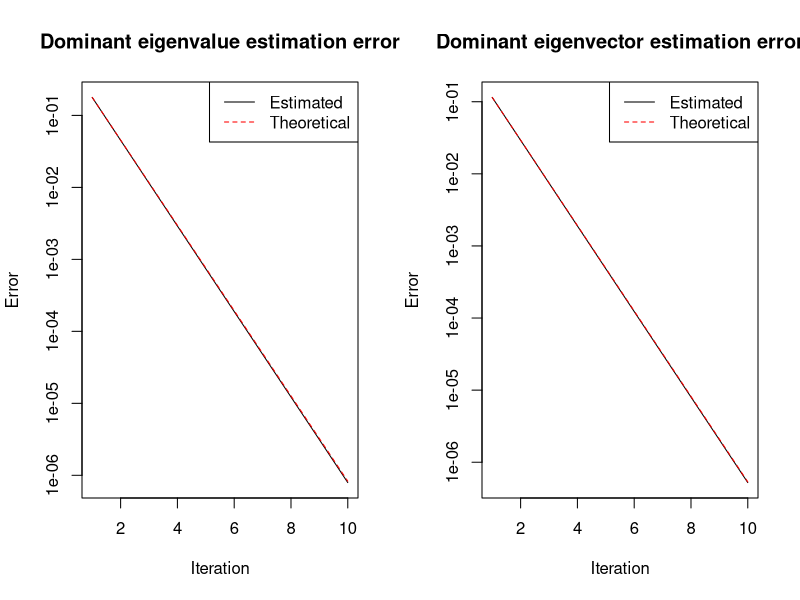

Write R code to recreate this figure.
generate_symmetric_matrix <- function(n) {
  A <- matrix(runif(n^2), nrow = n)
  A <- (A + t(A))/2  # Ensuring symmetry
  return(A)
}

# Power iteration algorithm
power_iteration <- function(A, num_iters) {
  n <- nrow(A)
  eigenvalues <- numeric(num_iters)
  eigenvectors <- matrix(0, nrow = n, ncol = num_iters)
  

  b <- runif(n)
  for (ii in 1:num_iters) {
    bnew <- A %*% b
    b <- bnew / sqrt(sum(bnew^2))
    eigval <-  t(b) %*% A %*% b
    eigenvalues[ii] <- eigval
    eigenvectors[,ii] <- b
  }
  return(list(eigenvalues = eigenvalues, eigenvectors = eigenvectors))
}

# Set parameters
n <- 5  # Size of the matrix
num_iters <- 10  # Number of iterations

# Generate a random symmetric matrix
set.seed(42)  # for reproducibility
A <- generate_symmetric_matrix(n)

generate_symmetric_matrix <- function(n) {
  A <- matrix(runif(n^2), nrow = n)
  A <- (A + t(A))/2  # Ensuring symmetry
  return(A)
}

# Run power iteration
result <- power_iteration(A, num_iters)

# Get true eigendecomposition
true_eigen <- eigen(A)
true_lead_eigval <- true_eigen$values[1]
true_lead_eigvec <- true_eigen$vectors[,1]
ratio <- true_eigen$values[2]/true_eigen$values[1]

eigvec_errs <-   numeric(num_iters)
eigval_errs <-   numeric(num_iters)
for (ii in 1:num_iters) {
  eigvec_errs[ii] <- min( sum((result$eigenvectors[,ii] - true_lead_eigvec)^2)^(.5), sum((-result$eigenvectors[,ii] - true_lead_eigvec)^2)^(.5))
  eigval_errs[ii] <- min( abs(result$eigenvalues[ii] - true_lead_eigval), abs(result$eigenvalues[ii] + true_lead_eigval) )**.5
}


par(mfrow = c(1, 2))
plot(1:num_iters, eigval_errs, log = "y", type = "l", xlab = "Iteration", ylab = "Error", main = "Dominant eigenvalue estimation error")
lines(1:num_iters, eigval_errs[1] * ratio ^ ((1:num_iters)-1), col = "red", lty = 2)
legend("topright", legend = c("Estimated", "Theoretical"), col = c("black", "red"), lty = c(1, 2))

plot(1:num_iters, eigvec_errs,log = "y", type = "l", xlab = "Iteration", ylab = "Error", main = "Dominant eigenvector estimation error")
lines(1:num_iters, eigvec_errs[1] * ratio ^  ((1:num_iters)-1), col = "red", lty = 2)
legend("topright", legend = c("Estimated", "Theoretical"), col = c("black", "red"), lty = c(1, 2))


